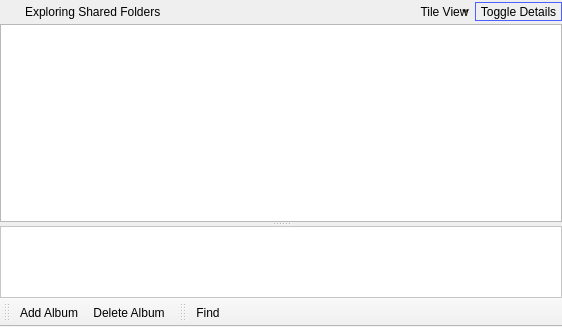
<?xml version="1.0" encoding="UTF-8"?>
<ui version="4.0">
 <class>WidgetLibraryView</class>
 <widget class="QMainWindow" name="WidgetLibraryView">
  <property name="geometry">
   <rect>
    <x>0</x>
    <y>0</y>
    <width>562</width>
    <height>327</height>
   </rect>
  </property>
  <property name="windowTitle">
   <string>MainWindow</string>
  </property>
  <widget class="QWidget" name="centralwidget">
   <layout class="QVBoxLayout" name="verticalLayout">
    <property name="spacing">
     <number>0</number>
    </property>
    <property name="margin">
     <number>0</number>
    </property>
    <item>
     <widget class="QFrame" name="toolFrameLibraryStatus">
      <property name="styleSheet">
       <string notr="true">QToolButton {
    border: 1px solid transparent;
    background-color: transparent;
}

 QToolButton:pressed {
     background-color: qlineargradient(x1: 0, y1: 0, x2: 0, y2: 1,
                                       stop: 0 #dadbde, stop: 1 #f6f7fa);
 }

QToolButton:checked {
     border: 1px solid rgb(78, 96, 255);
     background-color: qlineargradient(x1: 0, y1: 0, x2: 0, y2: 1,
                                       stop: 0 #dadbde, stop: 1 #f6f7fa);
}

 QToolButton:hover {
     border: 1px solid rgb(78, 96, 255);
     background-color: qlineargradient(x1: 0, y1: 0, x2: 0, y2: 1,
                                       stop: 0 #dadbde, stop: 1 #f6f7fa);
 }

 QToolButton[popupMode=&quot;1&quot;] { /* only for MenuButtonPopup */
	padding-left: -4px;
    padding-right: 20px; /* make way for the popup button */
 }

/* the subcontrols below are used only in the MenuButtonPopup mode */
 QToolButton::menu-button {
     border: 1px solid transparent;
     /* 16px width + 4px for border = 20px allocated above */
     width: 16px;
 }

QToolButton::menu-button:hover {
    border: 1px solid rgb(78, 96, 255);
	border-left-color: 1px solid transparent;
     /* 16px width + 4px for border = 20px allocated above */
     width: 16px;
 }

 QToolButton::menu-arrow:open {
     top: 1px; left: 1px; /* shift it a bit */
 }</string>
      </property>
      <property name="frameShape">
       <enum>QFrame::NoFrame</enum>
      </property>
      <property name="frameShadow">
       <enum>QFrame::Raised</enum>
      </property>
      <layout class="QGridLayout" name="gridLayout_8">
       <property name="horizontalSpacing">
        <number>1</number>
       </property>
       <property name="verticalSpacing">
        <number>0</number>
       </property>
       <property name="margin">
        <number>0</number>
       </property>
       <item row="0" column="1">
        <widget class="QLabel" name="labelLibraryStatus">
         <property name="text">
          <string>Exploring Shared Folders</string>
         </property>
        </widget>
       </item>
       <item row="0" column="0">
        <widget class="QLabel" name="labelLibraryStatusLogo">
         <property name="minimumSize">
          <size>
           <width>24</width>
           <height>24</height>
          </size>
         </property>
         <property name="maximumSize">
          <size>
           <width>24</width>
           <height>24</height>
          </size>
         </property>
         <property name="text">
          <string/>
         </property>
         <property name="pixmap">
          <pixmap resource="Resource.qrc">:/Resource/Library/SharedFolders.png</pixmap>
         </property>
         <property name="scaledContents">
          <bool>true</bool>
         </property>
        </widget>
       </item>
       <item row="0" column="3">
        <widget class="QToolButton" name="toolButtonLibraryViewType">
         <property name="text">
          <string>Tile View</string>
         </property>
         <property name="icon">
          <iconset resource="Resource.qrc">
           <normaloff>:/Resource/Library/TileView.png</normaloff>:/Resource/Library/TileView.png</iconset>
         </property>
         <property name="iconSize">
          <size>
           <width>24</width>
           <height>24</height>
          </size>
         </property>
         <property name="popupMode">
          <enum>QToolButton::MenuButtonPopup</enum>
         </property>
         <property name="toolButtonStyle">
          <enum>Qt::ToolButtonTextBesideIcon</enum>
         </property>
         <property name="autoRaise">
          <bool>false</bool>
         </property>
         <property name="arrowType">
          <enum>Qt::NoArrow</enum>
         </property>
        </widget>
       </item>
       <item row="0" column="2">
        <spacer name="horizontalSpacerLibraryStatus">
         <property name="orientation">
          <enum>Qt::Horizontal</enum>
         </property>
         <property name="sizeHint" stdset="0">
          <size>
           <width>0</width>
           <height>20</height>
          </size>
         </property>
        </spacer>
       </item>
       <item row="0" column="4">
        <widget class="QToolButton" name="toolButtonLibraryDetailsToggle">
         <property name="text">
          <string>Toggle Details</string>
         </property>
         <property name="icon">
          <iconset resource="Resource.qrc">
           <normaloff>:/Resource/Generic/ShowBottombar.png</normaloff>
           <normalon>:/Resource/Generic/HideSidebar.png</normalon>:/Resource/Generic/ShowBottombar.png</iconset>
         </property>
         <property name="iconSize">
          <size>
           <width>24</width>
           <height>24</height>
          </size>
         </property>
         <property name="checkable">
          <bool>true</bool>
         </property>
         <property name="checked">
          <bool>true</bool>
         </property>
         <property name="toolButtonStyle">
          <enum>Qt::ToolButtonTextBesideIcon</enum>
         </property>
        </widget>
       </item>
      </layout>
     </widget>
    </item>
    <item>
     <widget class="QSplitter" name="splitterLibraryView">
      <property name="orientation">
       <enum>Qt::Vertical</enum>
      </property>
      <widget class="QTreeView" name="treeViewLibraryFiles">
       <property name="frameShape">
        <enum>QFrame::StyledPanel</enum>
       </property>
      </widget>
      <widget class="QFrame" name="frameLibraryFileDetails">
       <property name="frameShape">
        <enum>QFrame::NoFrame</enum>
       </property>
       <property name="frameShadow">
        <enum>QFrame::Raised</enum>
       </property>
       <layout class="QGridLayout" name="gridLayout_7">
        <property name="margin">
         <number>0</number>
        </property>
        <property name="spacing">
         <number>0</number>
        </property>
        <item row="0" column="0">
         <widget class="QScrollArea" name="scrollAreaLibraryFileDetails">
          <property name="styleSheet">
           <string notr="true">QFrame {
	background-color: white;
}</string>
          </property>
          <property name="frameShape">
           <enum>QFrame::StyledPanel</enum>
          </property>
          <property name="widgetResizable">
           <bool>true</bool>
          </property>
          <widget class="QFrame" name="frameLibraryFileDetailsContents">
           <property name="geometry">
            <rect>
             <x>0</x>
             <y>0</y>
             <width>560</width>
             <height>61</height>
            </rect>
           </property>
           <layout class="QGridLayout" name="gridLayout_11">
            <property name="margin">
             <number>0</number>
            </property>
            <property name="spacing">
             <number>0</number>
            </property>
           </layout>
          </widget>
         </widget>
        </item>
       </layout>
      </widget>
     </widget>
    </item>
   </layout>
  </widget>
  <widget class="QToolBar" name="toolBar">
   <property name="contextMenuPolicy">
    <enum>Qt::PreventContextMenu</enum>
   </property>
   <property name="windowTitle">
    <string>toolBar</string>
   </property>
   <property name="allowedAreas">
    <set>Qt::AllToolBarAreas</set>
   </property>
   <property name="iconSize">
    <size>
     <width>16</width>
     <height>16</height>
    </size>
   </property>
   <property name="toolButtonStyle">
    <enum>Qt::ToolButtonTextBesideIcon</enum>
   </property>
   <property name="floatable">
    <bool>false</bool>
   </property>
   <attribute name="toolBarArea">
    <enum>BottomToolBarArea</enum>
   </attribute>
   <attribute name="toolBarBreak">
    <bool>false</bool>
   </attribute>
   <addaction name="actionLibraryAddAlbum"/>
   <addaction name="actionLibraryDeleteAlbum"/>
  </widget>
  <widget class="QToolBar" name="toolBarSearch">
   <property name="windowTitle">
    <string>toolBar_2</string>
   </property>
   <property name="iconSize">
    <size>
     <width>16</width>
     <height>16</height>
    </size>
   </property>
   <property name="toolButtonStyle">
    <enum>Qt::ToolButtonTextBesideIcon</enum>
   </property>
   <attribute name="toolBarArea">
    <enum>BottomToolBarArea</enum>
   </attribute>
   <attribute name="toolBarBreak">
    <bool>false</bool>
   </attribute>
   <addaction name="actionFind"/>
  </widget>
  <action name="actionLibraryAddAlbum">
   <property name="icon">
    <iconset resource="Resource.qrc">
     <normaloff>:/Resource/Generic/Add.png</normaloff>:/Resource/Generic/Add.png</iconset>
   </property>
   <property name="text">
    <string>Add Album</string>
   </property>
  </action>
  <action name="actionLibraryDeleteAlbum">
   <property name="icon">
    <iconset resource="Resource.qrc">
     <normaloff>:/Resource/Generic/Remove.png</normaloff>:/Resource/Generic/Remove.png</iconset>
   </property>
   <property name="text">
    <string>Delete Album</string>
   </property>
   <property name="toolTip">
    <string>Delete Album</string>
   </property>
  </action>
  <action name="actionFind">
   <property name="icon">
    <iconset resource="Resource.qrc">
     <normaloff>:/Resource/Generic/Search.png</normaloff>:/Resource/Generic/Search.png</iconset>
   </property>
   <property name="text">
    <string>Find</string>
   </property>
  </action>
 </widget>
 <resources>
  <include location="Resource.qrc"/>
 </resources>
 <connections/>
</ui>
